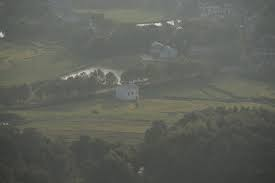
#> input picture 1.Common Libraries/Fog_image.jpg, 275 x 183 px, found by its file name
$ python '1-7-3_Image Averaging.py'
#> lines starting #> are read from the running program, lines starting #| are printed output that depends on the picture
from PIL import Image
from PIL import ImageStat
import numpy as np
import matplotlib.pyplot as plt
from pylab import *
def darkchannel(input_img, h, w):
    dark_img = Image.new("L",(h,w),0)
    for x in range(0, h-1):
        for y in range(0, w-1):
            dark_img.putpixel((x,y), min(input_img.getpixel((x,y))))
    return dark_img

def airlight(input_img, h, w):
    nMinDistance = 256
    w = int(round(w/2))
    h = int(round(h/2))
    if h*w > 200:
        lu_box = (0, 0, w, h)
        ru_box = (w, 0, 2*w, h)
        lb_box = (0, h, w, 2*h)
        rb_box = (w, h, 2*w, 2*h)

        lu = input_img.crop(lu_box);
        ru = input_img.crop(ru_box);
        lb = input_img.crop(lb_box);
        rb = input_img.crop(rb_box);

        lu_m = ImageStat.Stat(lu)
        ru_m = ImageStat.Stat(ru)
        lb_m = ImageStat.Stat(lb)
        rb_m = ImageStat.Stat(rb)

        lu_mean = lu_m.mean
        ru_mean = ru_m.mean
        lb_mean = lb_m.mean
        rb_mean = rb_m.mean

        lu_stddev = lu_m.stddev
        ru_stddev = ru_m.stddev
        lb_stddev = lb_m.stddev
        rb_stddev = rb_m.stddev

        score0 = lu_mean[0] + lu_mean[1] + lu_mean[2] - lu_stddev[0] - lu_stddev[1] - lu_stddev[2]
        score1 = ru_mean[0] + ru_mean[1] + ru_mean[2] - ru_stddev[0] - ru_stddev[1] - ru_stddev[2]
        score2 = lb_mean[0] + lb_mean[1] + lb_mean[2] - lb_stddev[0] - lb_stddev[1] - lb_stddev[2]
        score3 = rb_mean[0] + rb_mean[1] + rb_mean[2] - rb_stddev[0] - rb_stddev[1] - rb_stddev[2]

        x = max(score0, score1, score2, score3)

        if x == score0:
            air = airlight(lu, h, w)
        if x == score1:
            air = airlight(ru, h, w)
        if x == score2:
            air = airlight(lb, h, w)
        if x == score3:
            air = airlight(rb, h, w)
    else:
        for i in range(0, h-1):
            for j in range(0, w-1):
                temp = input_img.getpixel((i, j))
                distance = ((255 - temp[0])**2 + (255 - temp[1])**2 + (255 - temp[2])**2)**0.5
                if nMinDistance > distance:
                    nMinDistance = distance;
                    air = temp
    return air

def transmssion(air, dark_img, h, w, OMIGA):
    trans_map = np.zeros((h, w))
    A = max(air)
    for i in range(0, h-1):
        for j in range(0, w-1):
            temp = 1 - OMIGA * dark_img.getpixel((i,j))/ A
            trans_map[i, j ] = max(0.1, temp)

    for i in range(1, h-1):
        for j in range(1, w-1):
            tempup = (trans_map[i-1][j-1] + 2 * trans_map[i][j-1] + trans_map[i+ 1][j-1])
            tempmid = 2 * (trans_map[i-1][j] + 2 * trans_map[i][j] + trans_map[i+1][j])
            tempdown = (trans_map[i-1][j+1] + 2 * trans_map[i][j+1] + trans_map[i+1][j+1])
            trans_map[i, j] = (tempup + tempmid + tempdown) / 16
    return trans_map

def defog(img, t_map, air, h, w):
    dehaze_img = Image.new('RGB',(h, w), 0)
    for i in range(0, h-1):
        for j in range(0, w-1):
            R,G,B = img.getpixel((i, j))
            R = int((R - air[0]) / t_map[i, j] + air[0])
            G = int((G - air[1]) / t_map[i, j] + air[1])
            B = int((B - air[2]) / t_map[i, j] + air[2])
    return dehaze_img

if __name__ == '__main__':
    img = Image.open(r"Fog_image.jpg")
#> img is the input picture: PIL image 275x183 RGB; mean R, G, B 96, 98.3, 91.4
    img.show()
    [h, w] = img.size
#> h = 275; w = 183
    #print(h,w)
    OMIGA = 0.8

    dark_image = darkchannel(img, h, w)
#> in darkchannel, `dark_img = Image.new("L",(h,w),0)`: dark_img: PIL image 275x183 L; every value is 0
#> after the loop in darkchannel, `for x in range(0, h-1):`:
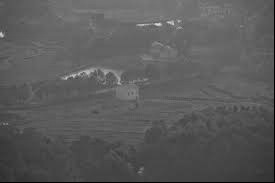
#> dark_img: PIL image 275x183 L; min 0, max 220, mean 90.5
    dark_image.show()

    air = airlight(img, h, w)
#> in airlight, `lu = input_img.crop(lu_box);`:
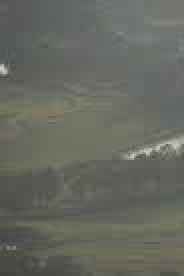
#> lu: PIL image 92x138 RGB (shown 2 times larger); mean R, G, B 101.8, 104.2, 95.8
#> in airlight, `ru = input_img.crop(ru_box);`:
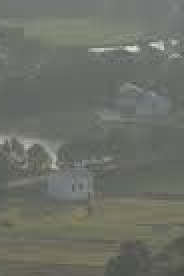
#> ru: PIL image 92x138 RGB (shown 2 times larger); mean R, G, B 109.6, 111.8, 103.4
#> in airlight, `rb = input_img.crop(rb_box);`:
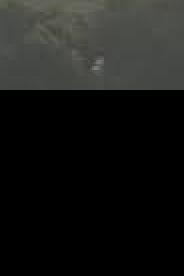
#> rb: PIL image 92x138 RGB (shown 2 times larger); mean R, G, B 25.1, 25.7, 23.9
#> in airlight, `lu_mean = lu_m.mean`: lu_mean = [101.8, 104.2, 95.81]
#> in airlight, `ru_mean = ru_m.mean`: ru_mean = [109.6, 111.8, 103.4]
#> in airlight, `lb_mean = lb_m.mean`: lb_mean = [23.26, 23.77, 22.15]
#> in airlight, `rb_mean = rb_m.mean`: rb_mean = [25.1, 25.71, 23.94]
#> in airlight, `lu_stddev = lu_m.stddev`: lu_stddev = [12.55, 12.59, 12.07]
#> in airlight, `ru_stddev = ru_m.stddev`: ru_stddev = [12.11, 12.26, 12.78]
#> in airlight, `lb_stddev = lb_m.stddev`: lb_stddev = [33.77, 34.5, 32.14]
#> in airlight, `rb_stddev = rb_m.stddev`: rb_stddev = [36.35, 37.21, 34.58]
#> in airlight, `score0 = lu_mean[0] + lu_mean[1] + lu_mean[2] - lu_stddev[0] - lu_stdd..`: score0 = 264.6
#> in airlight, `score1 = ru_mean[0] + ru_mean[1] + ru_mean[2] - ru_stddev[0] - ru_stdd..`: score1 = 287.6
#> in airlight, `score2 = lb_mean[0] + lb_mean[1] + lb_mean[2] - lb_stddev[0] - lb_stdd..`: score2 = -31.23
#> in airlight, `score3 = rb_mean[0] + rb_mean[1] + rb_mean[2] - rb_stddev[0] - rb_stdd..`: score3 = -33.39
#> in airlight, `x = max(score0, score1, score2, score3)`: x = 287.6
#> call 2 of airlight, with h = 138, w = 92
#> in airlight (call 2), `rb = input_img.crop(rb_box);`:
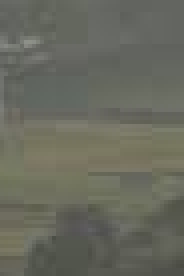
#> rb: PIL image 46x69 RGB (shown 4 times larger); mean R, G, B 103.9, 105.2, 93.9
#> in airlight (call 2), `lu_mean = lu_m.mean`: lu_mean = [110.8, 113.7, 107.5]
#> in airlight (call 2), `ru_mean = ru_m.mean`: ru_mean = [113.8, 117.3, 112.3]
#> in airlight (call 2), `lb_mean = lb_m.mean`: lb_mean = [110, 110.9, 99.83]
#> in airlight (call 2), `rb_mean = rb_m.mean`: rb_mean = [103.9, 105.2, 93.91]
#> in airlight (call 2), `lu_stddev = lu_m.stddev`: lu_stddev = [9.53, 9.61, 7.18]
#> in airlight (call 2), `ru_stddev = ru_m.stddev`: ru_stddev = [13.39, 13.44, 12.77]
#> in airlight (call 2), `lb_stddev = lb_m.stddev`: lb_stddev = [11.81, 11.95, 13.37]
#> in airlight (call 2), `rb_stddev = rb_m.stddev`: rb_stddev = [11.24, 10.34, 7.84]
#> in airlight (call 2), `score0 = lu_mean[0] + lu_mean[1] + lu_mean[2] - lu_stddev[0] - lu_stdd..`: score0 = 305.6
#> in airlight (call 2), `score1 = ru_mean[0] + ru_mean[1] + ru_mean[2] - ru_stddev[0] - ru_stdd..`: score1 = 303.8
#> in airlight (call 2), `score2 = lb_mean[0] + lb_mean[1] + lb_mean[2] - lb_stddev[0] - lb_stdd..`: score2 = 283.7
#> in airlight (call 2), `score3 = rb_mean[0] + rb_mean[1] + rb_mean[2] - rb_stddev[0] - rb_stdd..`: score3 = 273.6
#> in airlight (call 2), `x = max(score0, score1, score2, score3)`: x = 305.6
#> call 3 of airlight, with h = 69, w = 46
#> in airlight (call 3), `lb = input_img.crop(lb_box);`:
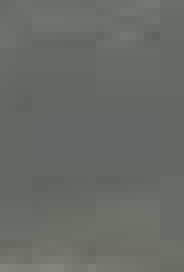
#> lb: PIL image 23x34 RGB (shown 8 times larger); mean R, G, B 104.3, 106.7, 102.1
#> in airlight (call 3), `lu_mean = lu_m.mean`: lu_mean = [115.3, 118, 111.8]
#> in airlight (call 3), `ru_mean = ru_m.mean`: ru_mean = [119.6, 122.8, 113.3]
#> in airlight (call 3), `lb_mean = lb_m.mean`: lb_mean = [104.3, 106.7, 102.1]
#> in airlight (call 3), `rb_mean = rb_m.mean`: rb_mean = [103.6, 107, 102.5]
#> in airlight (call 3), `lu_stddev = lu_m.stddev`: lu_stddev = [6.97, 7.17, 6.09]
#> in airlight (call 3), `ru_stddev = ru_m.stddev`: ru_stddev = [8.74, 9.14, 5.9]
#> in airlight (call 3), `lb_stddev = lb_m.stddev`: lb_stddev = [5.47, 5.16, 4.13]
#> in airlight (call 3), `rb_stddev = rb_m.stddev`: rb_stddev = [3.1, 2.65, 2.09]
#> in airlight (call 3), `score0 = lu_mean[0] + lu_mean[1] + lu_mean[2] - lu_stddev[0] - lu_stdd..`: score0 = 324.9
#> in airlight (call 3), `score1 = ru_mean[0] + ru_mean[1] + ru_mean[2] - ru_stddev[0] - ru_stdd..`: score1 = 331.8
#> in airlight (call 3), `score2 = lb_mean[0] + lb_mean[1] + lb_mean[2] - lb_stddev[0] - lb_stdd..`: score2 = 298.3
#> in airlight (call 3), `score3 = rb_mean[0] + rb_mean[1] + rb_mean[2] - rb_stddev[0] - rb_stdd..`: score3 = 305.3
#> in airlight (call 3), `x = max(score0, score1, score2, score3)`: x = 331.8
#> air = (117, 119, 116)
    print('air:',air)
#| air: (117, 119, 116)

    T_map = transmssion(air, dark_image, h, w, OMIGA)
#> in transmssion, `A = max(air)`: A = 119
#> after the loop in transmssion, `for i in range(0, h-1):`:
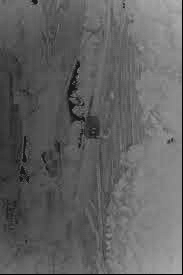
#> trans_map: shape (275, 183) float64; min 0, max 0.684, mean 0.384
    print('T_map:',T_map)
#> (printed output is left out)

    fogfree_img = defog(img, T_map, air, h, w)
#> in defog, `dehaze_img = Image.new('RGB',(h, w), 0)`: dehaze_img: PIL image 275x183 RGB; every value is 0
    fogfree_img.show()


'''
分離暗層沒問題，但轉換去霧地方出現問題，導致影像全黑
'''
